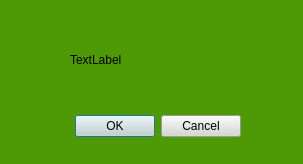
<?xml version="1.0" encoding="UTF-8"?>
<ui version="4.0">
 <class>ServerState</class>
 <widget class="QDialog" name="ServerState">
  <property name="geometry">
   <rect>
    <x>0</x>
    <y>0</y>
    <width>303</width>
    <height>164</height>
   </rect>
  </property>
  <property name="windowTitle">
   <string>Dialog</string>
  </property>
  <property name="styleSheet">
   <string notr="true">background-color: rgb(78, 154, 6);</string>
  </property>
  <widget class="QDialogButtonBox" name="buttonBox">
   <property name="enabled">
    <bool>true</bool>
   </property>
   <property name="geometry">
    <rect>
     <x>-100</x>
     <y>110</y>
     <width>341</width>
     <height>32</height>
    </rect>
   </property>
   <property name="styleSheet">
    <string notr="true">background-color: rgb(211, 215, 207);</string>
   </property>
   <property name="orientation">
    <enum>Qt::Horizontal</enum>
   </property>
   <property name="standardButtons">
    <set>QDialogButtonBox::Cancel|QDialogButtonBox::Ok</set>
   </property>
  </widget>
  <widget class="QLabel" name="labelMessage">
   <property name="geometry">
    <rect>
     <x>70</x>
     <y>50</y>
     <width>80</width>
     <height>20</height>
    </rect>
   </property>
   <property name="layoutDirection">
    <enum>Qt::LeftToRight</enum>
   </property>
   <property name="text">
    <string>TextLabel</string>
   </property>
   <property name="alignment">
    <set>Qt::AlignLeading|Qt::AlignLeft|Qt::AlignVCenter</set>
   </property>
  </widget>
 </widget>
 <resources/>
 <connections>
  <connection>
   <sender>buttonBox</sender>
   <signal>accepted()</signal>
   <receiver>ServerState</receiver>
   <slot>accept()</slot>
   <hints>
    <hint type="sourcelabel">
     <x>248</x>
     <y>254</y>
    </hint>
    <hint type="destinationlabel">
     <x>157</x>
     <y>274</y>
    </hint>
   </hints>
  </connection>
  <connection>
   <sender>buttonBox</sender>
   <signal>rejected()</signal>
   <receiver>ServerState</receiver>
   <slot>reject()</slot>
   <hints>
    <hint type="sourcelabel">
     <x>316</x>
     <y>260</y>
    </hint>
    <hint type="destinationlabel">
     <x>286</x>
     <y>274</y>
    </hint>
   </hints>
  </connection>
 </connections>
</ui>
